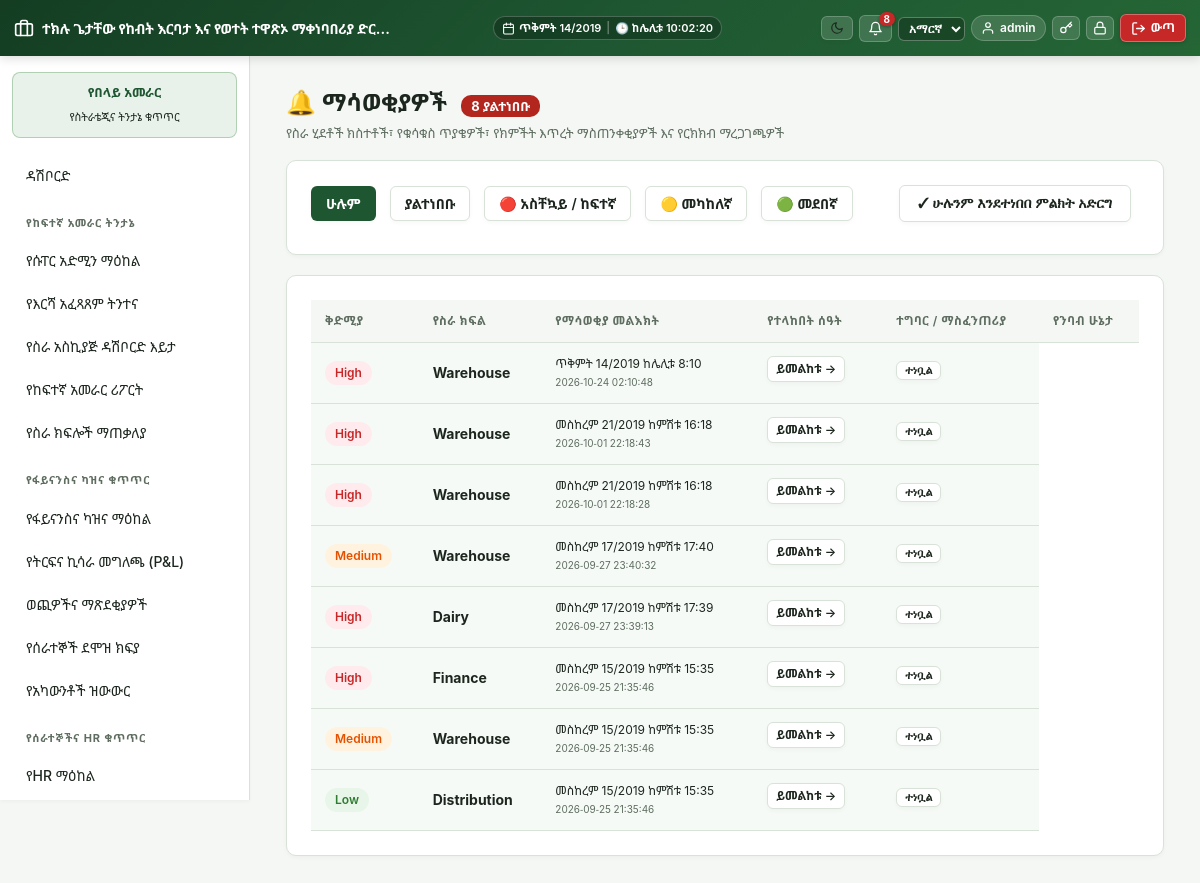
Screenshot of /modules/notifications.php (signed in) with the database file from the repository.
### tables this page shows
CREATE TABLE `notifications` (
  `id` int(11) NOT NULL,
  `module` varchar(50) NOT NULL,
  `priority` enum('low','medium','high') NOT NULL DEFAULT 'medium',
  `target_user_id` int(11) DEFAULT NULL,
  `target_role_id` int(11) DEFAULT NULL,
  `target_department_id` int(11) DEFAULT NULL,
  `message` varchar(255) NOT NULL,
  `link_url` varchar(255) DEFAULT NULL,
  `is_read` tinyint(1) NOT NULL DEFAULT 0,
  `created_at` datetime DEFAULT current_timestamp()
);

### includes/auth.php (called while the page is built, shortened)
<?php
require_once __DIR__ . '/../config/db.php';
require_once __DIR__ . '/functions.php';
function current_user(): ?array
{
    return $_SESSION['user'] ?? null;
}
function has_role($allowedRoles): bool
{
    $user = current_user();
    if ($user['role'] === 'super_admin') {
        return true;
    }
    return in_array($user['role'], $allowedRoles, true);
}

### includes/functions.php (called while the page is built, shortened)
<?php
require_once __DIR__ . '/../config/db.php';
require_once __DIR__ . '/ethiopian_calendar.php';
function h(?string $s): string { return htmlspecialchars($s ?? '', ENT_QUOTES, 'UTF-8'); }
function notifications_unread_count(): int
{
    $user   = current_user();
    $userId = (int) $user['id'];
    $roleId = (int) ($user['role_id'] ?? 0);
    $isBroadcastRole = in_array($user['role'] ?? '', ['super_admin', 'general_manager'], true);
    if ($isBroadcastRole) {
        $stmt = db()->prepare(
            "SELECT COUNT(*) FROM notifications n
             WHERE NOT EXISTS (
                 SELECT 1 FROM notification_reads nr WHERE nr.notification_id = n.id AND nr.user_id = ?
             )"
        );
        $stmt->execute([$userId]);
        return (int) $stmt->fetchColumn();
    }
    $stmt = db()->prepare(
        "SELECT COUNT(*) FROM notifications n
         WHERE (
             n.target_user_id = ?
             OR n.target_role_id = ?
             OR (n.target_user_id IS NULL AND n.target_role_id IS NULL AND n.target_department_id IS NULL)
         )
         AND NOT EXISTS (
             SELECT 1 FROM notification_reads nr WHERE nr.notification_id = n.id AND nr.user_id = ?
         )"
    );
    $stmt->execute([$userId, $roleId, $userId]);
    return (int) $stmt->fetchColumn();
}
function current_locale(): string
{
    $user = current_user();
    $locale = $user['locale'] ?? ($_SESSION['guest_locale'] ?? 'en');
    return array_key_exists($locale, SUPPORTED_LOCALES) ? $locale : 'en';
}
function t(string $key, ?string $fallback = null): string
{
    static $cache = [];
    $locale = current_locale();
    if (!isset($cache[$locale])) {
        $path = __DIR__ . "/lang/{$locale}.php";
        $cache[$locale] = file_exists($path) ? require $path : [];
    }
    if (!isset($cache['en'])) {
        $pathEn = __DIR__ . '/lang/en.php';
        $cache['en'] = file_exists($pathEn) ? require $pathEn : [];
    }
    return $cache[$locale][$key] ?? $cache['en'][$key] ?? $fallback ?? $key;
}

### config/db.php (called while the page is built, shortened)
<?php
function db(): PDO
{
    static $pdo = null;
    if ($pdo === null) {
        try {
            $pdo = new PDO(
                "mysql:host=" . DB_HOST . ";dbname=" . DB_NAME . ";charset=utf8mb4",
                DB_USER,
                DB_PASS,
                [
                    PDO::ATTR_ERRMODE => PDO::ERRMODE_EXCEPTION,
                    PDO::ATTR_DEFAULT_FETCH_MODE => PDO::FETCH_ASSOC,
                ]
            );
        } catch (PDOException $e) {
            die('Database connection failed: ' . htmlspecialchars($e->getMessage()) .
                '<br>Check config/db.php — is MySQL running in XAMPP, and does the "aleltu_eifms" database exist?');
        }
    }
    return $pdo;
}

### includes/ethiopian_calendar.php (called while the page is built, shortened)
<?php
class EthiopianDate {
    public static array $months = [
        1 => 'መስከረም',
        2 => 'ጥቅምት',
        3 => 'ህዳር',
        4 => 'ታህሳስ',
        5 => 'ጥር',
        6 => 'የካቲት',
        7 => 'መጋቢት',
        8 => 'ሚያዝያ',
        9 => 'ግንቦት',
        10 => 'ሰኔ',
        11 => 'ሐምሌ',
        12 => 'ነሐሴ',
        13 => 'ጳጉሜን'
    ];
    public static array $weekdays = [
        0 => 'እሁድ',
        1 => 'ሰኞ',
        2 => 'ማክሰኞ',
        3 => 'ረቡዕ',
        4 => 'ሐሙስ',
        5 => 'አርብ',
        6 => 'ቅዳሜ'
    ];
    public static function fromGregorian(int $gy, int $gm, int $gd): array {
        $jdn = gregoriantojd($gm, $gd, $gy);
        $r = ($jdn - self::ETHIOPIC_EPOCH) % 1461;
        $n = ($r % 365) + 365 * intdiv($r, 1460);
        $ey = 4 * intdiv($jdn - self::ETHIOPIC_EPOCH, 1461) + intdiv($r, 365) - intdiv($r, 1460);
        $em = intdiv($n, 30) + 1;
        $ed = ($n % 30) + 1;
        return [$ey, $em, $ed];
    }
    public static function format(?string $dateStr, string $format = 'medium'): string {
        $time = strtotime($dateStr);
        $gy = (int)date('Y', $time);
        $gm = (int)date('n', $time);
        $gd = (int)date('j', $time);
        $w  = (int)date('w', $time);
        [$ey, $em, $ed] = self::fromGregorian($gy, $gm, $gd);
        $monthName = self::$months[$em] ?? '';
        $weekdayName = self::$weekdays[$w] ?? '';
        return match ($format) {
            'short'   => sprintf('%02d/%02d/%04d', $ed, $em, $ey),
            'numeric' => sprintf('%04d-%02d-%02d', $ey, $em, $ed),
            'long'    => sprintf('%s፣ %s %d ቀን %d ዓ.ም', $weekdayName, $monthName, $ed, $ey),
            default   => sprintf('%s %d/%d', $monthName, $ed, $ey)
        };
    }
    public static function formatTime(?string $timeStr): string {
        $timestamp = strtotime($timeStr);
        $h = (int)date('H', $timestamp);
        $m = (int)date('i', $timestamp);
        $ethHour = ($h >= 6) ? ($h - 6) : ($h + 6);
        $period = '';
        if ($h >= 6 && $h < 12) {
            $period = 'ከጠዋቱ';
        } elseif ($h >= 12 && $h < 18) {
            $period = 'ከቀኑ';
        } elseif ($h >= 18 && $h < 24) {
            $period = 'ከምሽቱ';
        } else {
            $period = 'ከሌሊቱ';
        }
        return sprintf('%s %d:%02d', $period, $ethHour, $m);
    }
    public static function formatDateTime(?string $dateTimeStr): string {
        $d = self::format($dateTimeStr, 'medium');
        $t = self::formatTime($dateTimeStr);
        return "{$d} {$t}";
    }
}
function eth_datetime(?string $dateTimeStr): string {
    return EthiopianDate::formatDateTime($dateTimeStr);
}

### modules/notifications.php (the view, shortened to what this page needs)
<?php
require_once __DIR__ . '/../includes/functions.php';
require_once __DIR__ . '/../includes/auth.php';
require_once __DIR__ . '/../includes/header.php';
$filter = $_GET['filter'] ?? 'all';
$isBroadcastRole = in_array($user['role'] ?? '', ['super_admin', 'general_manager'], true);
if ($isBroadcastRole) {
    $scopeClause = "1=1";
    $scopeParams = [];
}
$filterClause = "";
$filterParams = [];
$sql = "SELECT n.*, (SELECT 1 FROM notification_reads nr WHERE nr.notification_id = n.id AND nr.user_id = {$userId} LIMIT 1) AS is_read
        FROM notifications n WHERE {$scopeClause}{$filterClause} ORDER BY n.created_at DESC LIMIT 100";
$params = array_merge($scopeParams, $filterParams);
$stmt = db()->prepare($sql);
$stmt->execute($params);
$notifications = $stmt->fetchAll();
$unreadSql = "SELECT COUNT(*) FROM notifications n
              WHERE {$scopeClause}
              AND n.id NOT IN (SELECT notification_id FROM notification_reads WHERE user_id = {$userId})";
$cntStmt = db()->prepare($unreadSql);
$cntStmt->execute($scopeParams ?: []);
$unreadCount = (int) $cntStmt->fetchColumn();
?>
<div style="display:flex;justify-content:space-between;align-items:center;margin-bottom:16px;flex-wrap:wrap;gap:10px">
    <div>
        <h2 class="mt-0" style="margin-bottom:4px">🔔 <?= h(t('nav.notifications', 'Notifications Center')) ?>
            <?php if ($unreadCount > 0): ?>
                <span style="background:#b3261e;color:#fff;border-radius:10px;padding:2px 10px;font-size:13px;margin-left:8px"><?= $unreadCount ?> <?= current_locale() === 'am' ? 'ያልተነበቡ' : 'unread' ?></span>
            <?php endif; ?>
        </h2>
        <p class="text-muted" style="margin:0"><?= current_locale() === 'am' ? 'የስራ ሂደቶች ክስተቶች፣ የቁሳቁስ ጥያቄዎች፣ የክምችት እጥረት ማስጠንቀቂያዎች እና የርክክብ ማረጋገጫዎች' : 'Real workflow events, material request updates, shortage alerts, and shipment confirmations.' ?></p>
    </div>
</div>
<div class="card" style="margin-bottom:20px">
    <div style="display:flex;justify-content:space-between;align-items:center;flex-wrap:wrap;gap:10px">
        <div style="display:flex;gap:6px;flex-wrap:wrap">
            <a href="?filter=all" class="btn <?= $filter==='all' ? '' : 'secondary' ?>" style="padding:6px 14px"><?= current_locale() === 'am' ? 'ሁሉም' : 'All' ?></a>
            <a href="?filter=unread" class="btn <?= $filter==='unread' ? '' : 'secondary' ?>" style="padding:6px 14px"><?= current_locale() === 'am' ? 'ያልተነበቡ' : 'Unread' ?></a>
            <a href="?filter=high" class="btn <?= $filter==='high' ? '' : 'secondary' ?>" style="padding:6px 14px">🔴 <?= current_locale() === 'am' ? 'አስቸኳይ / ከፍተኛ' : 'High Priority' ?></a>
            <a href="?filter=medium" class="btn <?= $filter==='medium' ? '' : 'secondary' ?>" style="padding:6px 14px">🟡 <?= current_locale() === 'am' ? 'መካከለኛ' : 'Medium' ?></a>
            <a href="?filter=low" class="btn <?= $filter==='low' ? '' : 'secondary' ?>" style="padding:6px 14px">🟢 <?= current_locale() === 'am' ? 'መደበኛ' : 'Low' ?></a>
        </div>
        <?php if ($unreadCount > 0): ?>
            <form method="post"><?= csrf_field() ?>
                <button class="btn secondary" type="submit">✓ <?= current_locale() === 'am' ? 'ሁሉንም እንደተነበበ ምልክት አድርግ' : 'Mark All as Read' ?></button>
            </form>
        <?php endif; ?>
    </div>
</div>
<div class="card">
    <table>
        <thead>
            <tr>
                <th><?= current_locale() === 'am' ? 'ቅድሚያ' : 'Priority' ?></th>
                <th><?= current_locale() === 'am' ? 'የስራ ክፍል' : 'Module' ?></th>
                <th><?= current_locale() === 'am' ? 'የማሳወቂያ መልእክት' : 'Notification Message' ?></th>
                <th><?= current_locale() === 'am' ? 'የተላከበት ሰዓት' : 'Timestamp' ?></th>
                <th><?= current_locale() === 'am' ? 'ተግባር / ማስፈንጠሪያ' : 'Action / Link' ?></th>
                <th><?= current_locale() === 'am' ? 'የንባብ ሁኔታ' : 'Read Status' ?></th>
            </tr>
        </thead>
        <tbody>
        <?php foreach ($notifications as $n): ?>
            <tr style="<?= $n['is_read'] ? 'opacity:0.65' : 'background:rgba(46,125,50,0.04)' ?>">
                <td>
                    <span class="badge <?= $n['priority']==='high' ? 'sold' : ($n['priority']==='medium' ? 'dry' : 'active') ?>">
                        <?= h(ucfirst($n['priority'])) ?>
                    </span>
                </td>
                <td><strong><?= h(ucwords(str_replace('_', ' ', $n['module']))) ?></strong></td>
                <td style="font-size:12px;white-space:nowrap">
                    <div><?= eth_datetime($n['created_at']) ?></div>
                    <small class="text-muted" style="font-size:10px"><?= h($n['created_at']) ?></small>
                </td>
                <td>
                    <?php if (!empty($n['link_url'])): ?>
                        <a href="<?= h($n['link_url']) ?>" class="btn secondary" style="padding:3px 8px;font-size:12px"><?= h(t('common.view', 'View Record')) ?> &rarr;</a>
                    <?php else: ?>
                        <span class="text-muted">—</span>
                    <?php endif; ?>
                </td>
                <td>
                    <?php if (!$n['is_read']): ?>
                        <form method="post"><?= csrf_field() ?>
                            <button class="btn secondary" type="submit" style="padding:2px 8px;font-size:11px"><?= current_locale() === 'am' ? 'ተነቧል' : 'Mark Read' ?></button>
                        </form>
                    <?php else: ?>
                        <span class="text-muted" style="font-size:12px">✓ <?= current_locale() === 'am' ? 'የተነበበ' : 'read' ?></span>
                    <?php endif; ?>
                </td>
            </tr>
        <?php endforeach; ?>
        </tbody>
    </table>
</div>
<?php require_once __DIR__ . '/../includes/footer.php'; ?>

### assets/css/app.css (style rules this page uses)
:root { --primary: #1e5631; --primary-dark: #143d22; --primary-light: #2e7d32; --primary-subtle: #e8f5e9; --accent: #43a047; --bg: #f4f7f4; --card: #ffffff; --text: #1c261e; --muted: #5e6d60; --border: #d8e2d8; --danger: #c62828; --danger-bg: #ffebee; --warn: #e65100; --warn-bg: #fff3e0; --success: #2e7d32; --success-bg: #e8f5e9; --shadow-sm: 0 2px 4px rgba(0,0,0,0.03); --shadow-md: 0 4px 12px rgba(0,0,0,0.06); --shadow-lg: 0 10px 25px rgba(0,0,0,0.09); --radius-sm: 6px; --radius-md: 10px; --radius-lg: 16px; --transition: all 0.2s cubic-bezier(0.4, 0, 0.2, 1); }
* { box-sizing: border-box; }
body { font-family: 'Nyala', 'Abyssinica SIL', 'Noto Sans Ethiopic', -apple-system, BlinkMacSystemFont, "Segoe UI", Roboto, "Helvetica Neue", Arial, sans-serif; background: var(--bg); color: var(--text); margin: 0; line-height: 1.5; -webkit-font-smoothing: antialiased; }
a { color: var(--primary); text-decoration: none; transition: var(--transition); }
.card { background: var(--card); border: 1px solid var(--border); border-radius: var(--radius-md); padding: 24px; margin-bottom: 24px; box-shadow: var(--shadow-sm); transition: var(--transition); }
table { width: 100%; border-collapse: collapse; }
th, td { text-align: left; padding: 12px 14px; border-bottom: 1px solid var(--border); font-size: 14px; }
th { color: var(--muted); font-weight: 600; font-size: 12px; text-transform: uppercase; letter-spacing: 0.5px; background: var(--bg); }
.btn { display: inline-flex; align-items: center; justify-content: center; padding: 9px 18px; background: var(--primary); color: #ffffff !important; border: 1px solid transparent; border-radius: var(--radius-sm); cursor: pointer; font-size: 14px; font-weight: 600; transition: var(--transition); box-shadow: var(--shadow-sm); margin-right: 8px; margin-bottom: 8px; }
.btn.secondary { background: var(--card); color: var(--text) !important; border: 1px solid var(--border); }
.badge { display: inline-block; padding: 3px 10px; border-radius: 12px; font-size: 12px; font-weight: 600; background: var(--primary-subtle); color: var(--primary); }
.badge.milking, .badge.active, .badge.registered { background: var(--success-bg); color: var(--success); }
.badge.dry, .badge.pregnant { background: var(--warn-bg); color: var(--warn); }
.badge.sold, .badge.deceased, .badge.closed { background: var(--danger-bg); color: var(--danger); }
.text-muted { color: var(--muted); font-size: 13px; }
.mt-0 { margin-top: 0; }

### rows the page displays
notifications: priority "High", module "Warehouse", created_at "ጥቅምት 14/2019 ከሌሊቱ 8:10", created_at "2026-10-24 02:10:48"
notifications: priority "High", module "Warehouse", created_at "መስከረም 21/2019 ከምሽቱ 16:18", created_at "2026-10-01 22:18:43"
notifications: priority "High", module "Warehouse", created_at "መስከረም 21/2019 ከምሽቱ 16:18", created_at "2026-10-01 22:18:28"
notifications: priority "Medium", module "Warehouse", created_at "መስከረም 17/2019 ከምሽቱ 17:40", created_at "2026-09-27 23:40:32"
notifications: priority "High", module "Dairy", created_at "መስከረም 17/2019 ከምሽቱ 17:39", created_at "2026-09-27 23:39:13"
notifications: priority "High", module "Finance", created_at "መስከረም 15/2019 ከምሽቱ 15:35", created_at "2026-09-25 21:35:46"
notifications: priority "Medium", module "Warehouse", created_at "መስከረም 15/2019 ከምሽቱ 15:35", created_at "2026-09-25 21:35:46"
notifications: priority "Low", module "Distribution", created_at "መስከረም 15/2019 ከምሽቱ 15:35", created_at "2026-09-25 21:35:46"

### other values shown
$unread "8"
$user['name'] "admin"
t('nav.dashboard') "ዳሽቦርድ"
$sec['title'] "የከፍተኛ አመራር ትንታኔ"
$item['label'] "የሱፐር አድሚን ማዕከል"
$item['label'] "የእርሻ አፈጻጸም ትንተና"
$item['label'] "የስራ አስኪያጅ ዳሽቦርድ እይታ"
$item['label'] "የከፍተኛ አመራር ሪፖርት"
$item['label'] "የስራ ክፍሎች ማጠቃለያ"
$sec['title'] "የፋይናንስና ካዝና ቁጥጥር"
$item['label'] "የፋይናንስና ካዝና ማዕከል"
$item['label'] "የትርፍና ኪሳራ መግለጫ (P&L)"
$item['label'] "ወጪዎችና ማጽደቂያዎች"
$item['label'] "የሰራተኞች ደሞዝ ክፍያ"
$item['label'] "የአካውንቶች ዝውውር"
